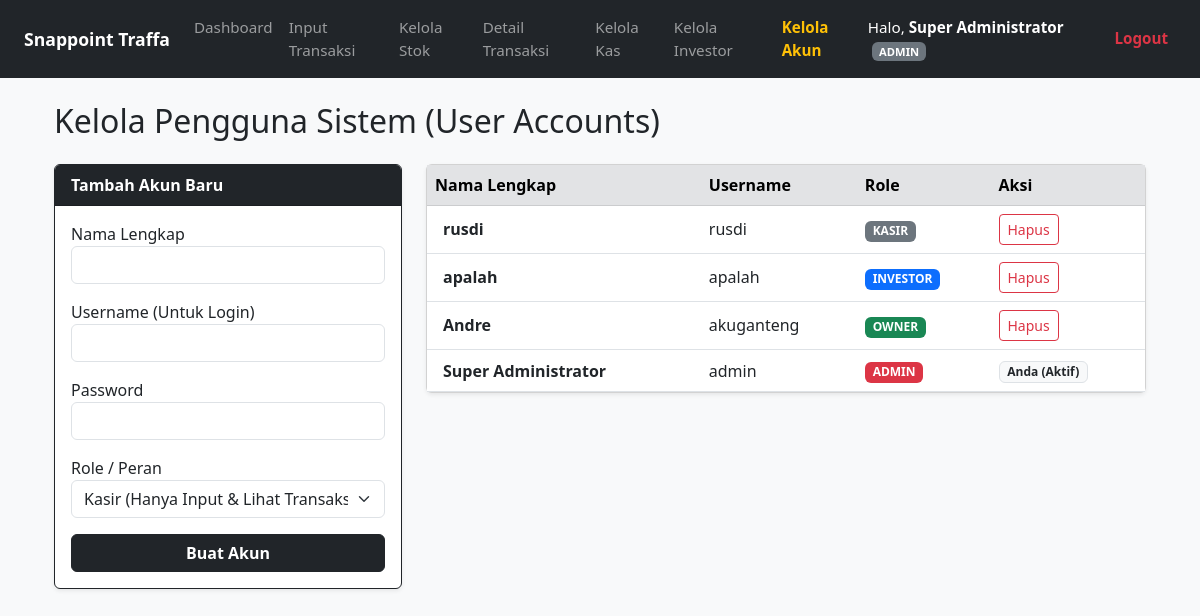
The app's page /kelola_akun.php (signed in) with its own data.
### tables this page shows
CREATE TABLE `users` (
  `id_user` int(11) NOT NULL,
  `username` varchar(50) NOT NULL,
  `password` varchar(255) NOT NULL,
  `nama_lengkap` varchar(100) NOT NULL,
  `role` enum('kasir','investor','owner','admin') NOT NULL,
  `created_at` datetime DEFAULT current_timestamp()
);

### kelola_akun.php (the view, shortened to what this page needs)
<?php
require_once 'config.php';
$stmtUsers = $pdo->query("SELECT * FROM users ORDER BY role ASC, nama_lengkap ASC");
$users = $stmtUsers->fetchAll(PDO::FETCH_ASSOC);
?>
<!DOCTYPE html>
<html lang="id">
<head>
    <link href="https://cdn.jsdelivr.net/npm/bootstrap@5.3.0/dist/css/bootstrap.min.css" rel="stylesheet">
</head>
<body class="bg-light">
<?php include 'navbar.php'; ?>
<div class="container px-4">
    <h2 class="mb-4">Kelola Pengguna Sistem (User Accounts)</h2>
    <div class="row">
        <div class="col-md-4 mb-4">
            <div class="card shadow-sm border-dark">
                <div class="card-header bg-dark text-white fw-bold">Tambah Akun Baru</div>
                <div class="card-body">
                    <form method="POST">
                        <div class="mb-3"><label>Nama Lengkap</label><input type="text" name="nama_lengkap" class="form-control" required></div>
                        <div class="mb-3"><label>Username (Untuk Login)</label><input type="text" name="username" class="form-control" required></div>
                        <div class="mb-3"><label>Password</label><input type="password" name="password" class="form-control" required></div>
                        <div class="mb-3">
                            <label>Role / Peran</label>
                            <select name="role" class="form-select" required>
                                <option value="kasir">Kasir (Hanya Input & Lihat Transaksi)</option>
                            </select>
                        </div>
                        <button type="submit" class="btn btn-dark w-100 fw-bold">Buat Akun</button>
                    </form>
                </div>
            </div>
        </div>
        <div class="col-md-8">
            <div class="card shadow-sm">
                <div class="card-body p-0">
                    <table class="table table-hover align-middle mb-0">
                        <thead class="table-secondary">
                            <tr><th>Nama Lengkap</th><th>Username</th><th>Role</th><th>Aksi</th></tr>
                        </thead>
                        <tbody>
                            <?php foreach($users as $u): ?>
                            <tr>
                                <td class="fw-bold ps-3"><?= htmlspecialchars($u['nama_lengkap']) ?></td>
                                <td><?= htmlspecialchars($u['username']) ?></td>
                                <td>
                                    <?php
                                        $badges = ['admin'=>'danger', 'owner'=>'success', 'investor'=>'primary', 'kasir'=>'secondary'];
                                        $bg = $badges[$u['role']] ?? 'dark';
                                    ?>
                                    <span class="badge bg-<?= $bg ?> text-uppercase"><?= $u['role'] ?></span>
                                </td>
                                <td>
                                    <?php if($u['id_user'] != $_SESSION['user_id']): ?>
                                    <form method="POST" onsubmit="return confirm('Hapus akun ini?');">
                                        <button class="btn btn-sm btn-outline-danger">Hapus</button>
                                    </form>
                                    <?php else: ?>
                                        <span class="badge bg-light text-dark border">Anda (Aktif)</span>
                                    <?php endif; ?>
                                </td>
                            </tr>
                            <?php endforeach; ?>
                        </tbody>
                    </table>
                </div>
            </div>
        </div>
    </div>
</div>
</body>
</html>

### records on screen
users: nama_lengkap "rusdi", username "rusdi", role "KASIR"
users: nama_lengkap "apalah", username "apalah", role "INVESTOR"
users: nama_lengkap "Andre", username "akuganteng", role "OWNER"
users: nama_lengkap "Super Administrator", username "admin", role "ADMIN", shows "Anda (Aktif)"

### other values on screen
$_SESSION['nama_lengkap'] "Super Administrator"
$role "ADMIN"
